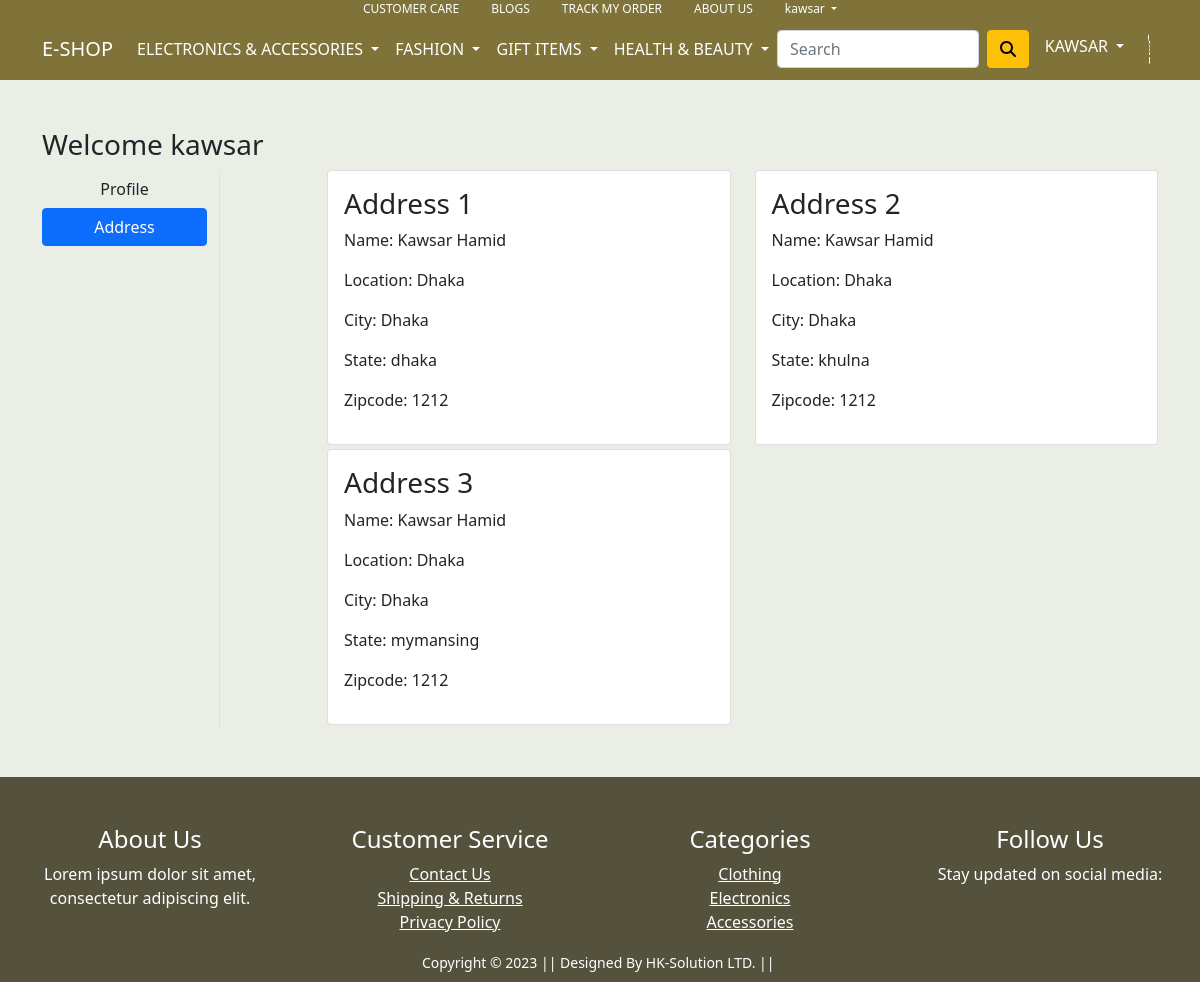
Page /address/ (signed in) on the earlier database version.
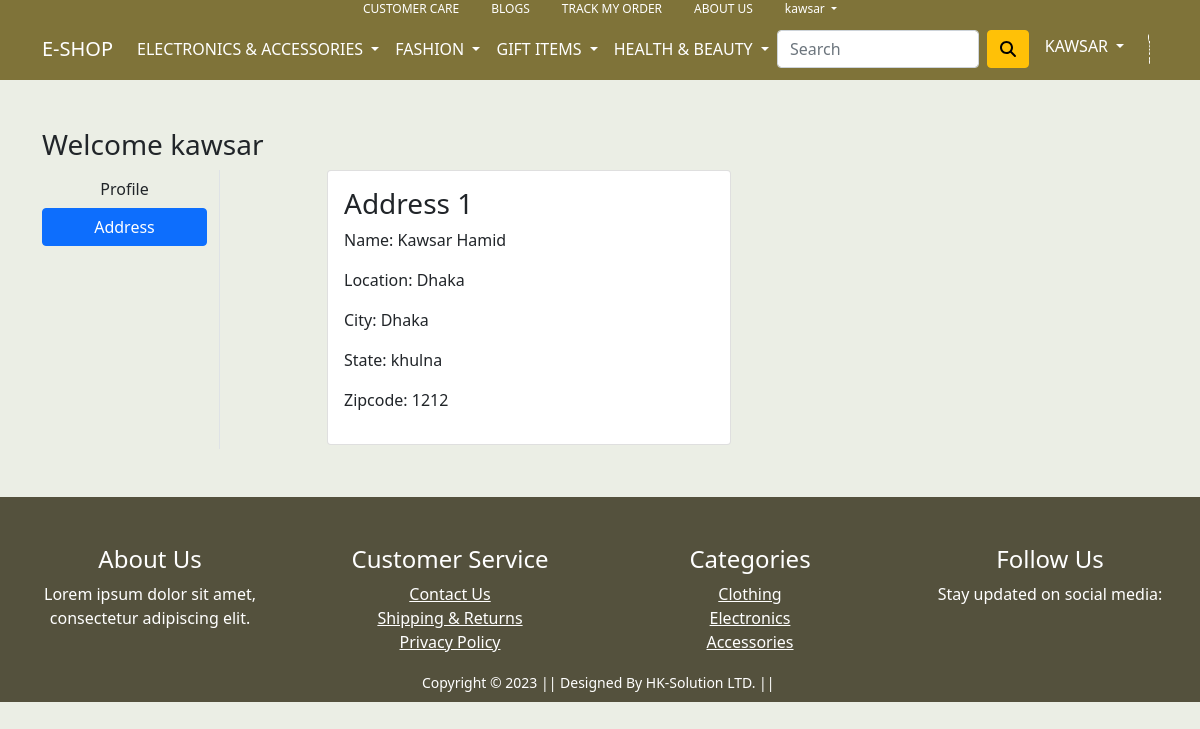
Same page on the later database version.
### app/models.py (models this page shows, shortened)
class Customer(models.Model):
    user=models.ForeignKey(User,on_delete=models.CASCADE)
    name=models.CharField(max_length=100)
    locality=models.CharField(max_length=100)
    city=models.CharField(max_length=100)
    zipcode=models.IntegerField()
    state=models.CharField(choices=STATE_CHOICE,max_length= 50)

### app/views.py (the view)
# urls.py: path('address/', views.address, name='address'),
def address(request):
 user_address=Customer.objects.filter(user=request.user)
 return render(request, 'app/address.html',{"address":user_address,"status":"btn-primary"})

### app/templatetags/custom_filters.py (called while the page is built)
@register.simple_tag
def my_custom_tag():
    fashion=Category.objects.filter(parent=7)
    health_beauty=Category.objects.filter(parent=5)
    gift=Category.objects.filter(parent=6)
    electronics=Category.objects.filter(parent=4)
    categorylist={"fashion":fashion,"health_beauty":health_beauty,"gift":gift,"electronics":electronics}
    return categorylist

@register.simple_tag
def cart_filter(value):
    cartcount=cart.objects.filter(user=value).exists()
    if cartcount:
        cartcount=cart.objects.filter(user=value).count()
    return cartcount

### app/templates/app/address.html (shortened to what this page needs)
{% extends 'app/base.html' %}
{% load static %}
{% block main-content %}
<div class="container my-5">
 <div class="row">
 <h3>Welcome {{request.user}}</h3>
  <div class="col-sm-2 border-end">
   <ul class="list-unstyled">
    <li class="d-grid"><a href="{% url 'profile' %}" class="btn ">Profile</a></li>
    <li class="d-grid"><a href="{% url 'address' %}" class="btn btn-primary">Address</a></li>
   </ul>
  </div>
  <div class="col-sm-9 offset-sm-1">
   <div class="row">
    {% for add in address %}
    <div class="col-sm-6 mb-1">
     <div class="card">
      <div class="card-body">
       <h3>Address {{forloop.counter}}</h3>
       <p>Name: {{add.name}}</p>
       <p>Location: {{add.locality}}</p>
       <p>City: {{add.city}}</p>
       <p>State: {{add.state}}</p>
       <p>Zipcode: {{add.zipcode}}</p>
      </div>
     </div>
    </div>
    {% endfor %}
   </div>
  </div>
 </div>
</div>
{% endblock main-content %}

Differences in the rows shown:
removed Customer: name "Kawsar Hamid", locality "Dhaka", city "Dhaka", state "dhaka", zipcode "1212"
removed Customer: name "Kawsar Hamid", locality "Dhaka", city "Dhaka", state "mymansing", zipcode "1212"
